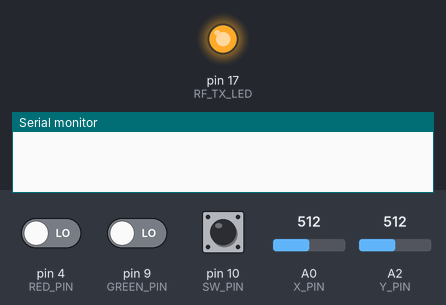
Bench run of a sketch on a simulated Arduino Nano, built with avr-gcc and run on an emulated ATmega328P. Shown: output pins drawn as LEDs (lit = HIGH), the last lines printed to the serial monitor. The inputs (shaded band) are chosen by the test bench; at power-on: A0 (X_PIN) = 512, A2 (Y_PIN) = 512, pin 4 (RED_PIN) LOW, pin 9 (GREEN_PIN) LOW, pin 10 (SW_PIN) LOW. No radio packets arrive unless stated.

Above: at 1.2 s.
1.3 s: A0 (X_PIN) set to 687
2.8 s: A0 (X_PIN) set to 715
At 4.0 s:
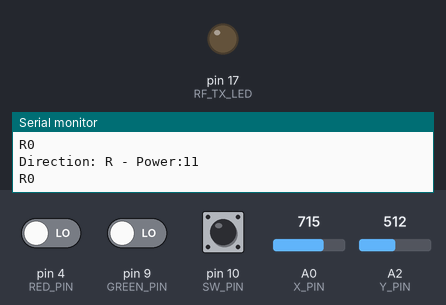
4.3 s: A2 (Y_PIN) set to 692
5.8 s: A2 (Y_PIN) set to 718
Timing chart, 0 to 8.8 s (numbered marks = the images above; inputs shaded):
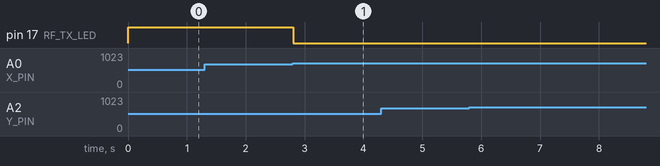

Measured:
- the behaviour switches between 700 and 701 on A0 (X_PIN) (found by bisection; images 0 and 1)
- after the input at 1.3 s, every drawn part: stays the same
- after the input at 2.8 s, pin 17 (RF_TX_LED): HIGH → LOW at once

The sketch:

joystickcontroller.ino
```cpp
/*
 * Joystick Controller
 *
 * Arduino nano joystick controlling robot via
 * RF 315Mhz tranmitter
 *
 */

#include <VirtualWire.h>

const int RF_TX_PIN = 15;
const int RF_PTT_PIN = 16;
const int RF_TX_LED = 17;
const int X_PIN = A0;
const int Y_PIN = A2;
const int SW_PIN = 10;
const int RED_PIN = 4;
const int GREEN_PIN = 9;
enum Direction { STILL, FORWARD, BACK, LEFT, RIGHT };
String msg;

void setup()
{
  Serial.begin(115200);
  // Setup Joystick / Button pins
  pinMode(X_PIN, INPUT);
  pinMode(Y_PIN, INPUT);
  pinMode(SW_PIN, INPUT);
  pinMode(RED_PIN, INPUT);
  pinMode(GREEN_PIN, INPUT);
  // Setup RF
  pinMode(RF_TX_LED, OUTPUT);
  vw_set_tx_pin(RF_TX_PIN);
  vw_set_ptt_pin(RF_PTT_PIN);
  vw_setup(2000); // Transmission speed bits/sec
}

void loop()
{
  // Initialize
  int x = analogRead(X_PIN);
  int y = analogRead(Y_PIN);
  char dir = '-';
  int power = 0;
  msg = "";

  // Determine direction and power
  if (y >= 300 && y <= 700) {
    if (x >= 300 && x <= 700) {
        dir = '-';
    } else if (x < 300) {
        dir = 'L';
        power = map(x, 300, 0, 0, 255);
    } else {
      dir = 'R';
      power = map(x, 700, 1024, 0, 255);
    }
  } else if (y < 300) {
        dir = 'F';
        power = map(y, 300, 0, 0, 255);
  } else {
        dir = 'B';
        power = map(y, 700, 1024, 0, 255);
  }

  // Constrain just in case
  power = constrain(power, 0, 255);

  // Send direction and power (2 x 8bit values)
  if (dir != '-') {
    Serial.write("Direction: ");
    Serial.print(dir);
    Serial.write(" - Power:");
    Serial.print(power);
    Serial.write("\n");
    msg = dir;
    msg += char(map(power, 0, 255, 48, 57));
  }
  // Send Button press
  if (digitalRead(SW_PIN) == HIGH) {
    Serial.println("Switch: ON");
    msg = "!X";
  }
  if (digitalRead(RED_PIN) == HIGH) {
    Serial.println("Switch: RED");
    msg = "!-";
  }
  if (digitalRead(GREEN_PIN) == HIGH) {
    Serial.println("Switch: GREEN");
    msg = "!+";
  }

  // Any output?
  if (msg.length() == 0) {
    digitalWrite(RF_TX_LED, HIGH);
  } else {
    // Show lights and send
    digitalWrite(RF_TX_LED, LOW);
    Serial.println(msg);
    vw_send((uint8_t*)msg.c_str(), msg.length());
  }

  // Wait 0.1 seconds
  delay(100);
}
```
